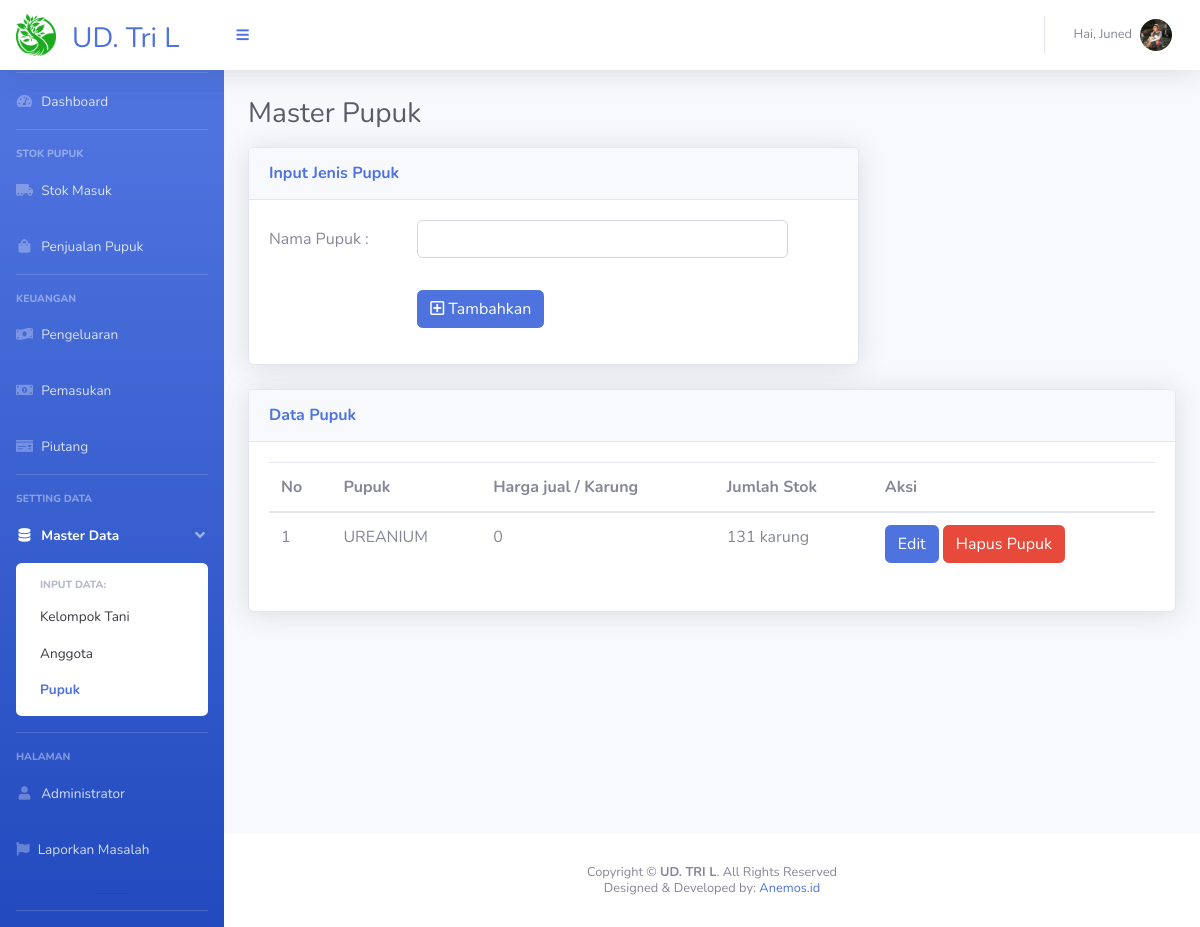
Page /page_jenis_pupuk.php?m=4&n=4 (signed in) on the earlier database version.
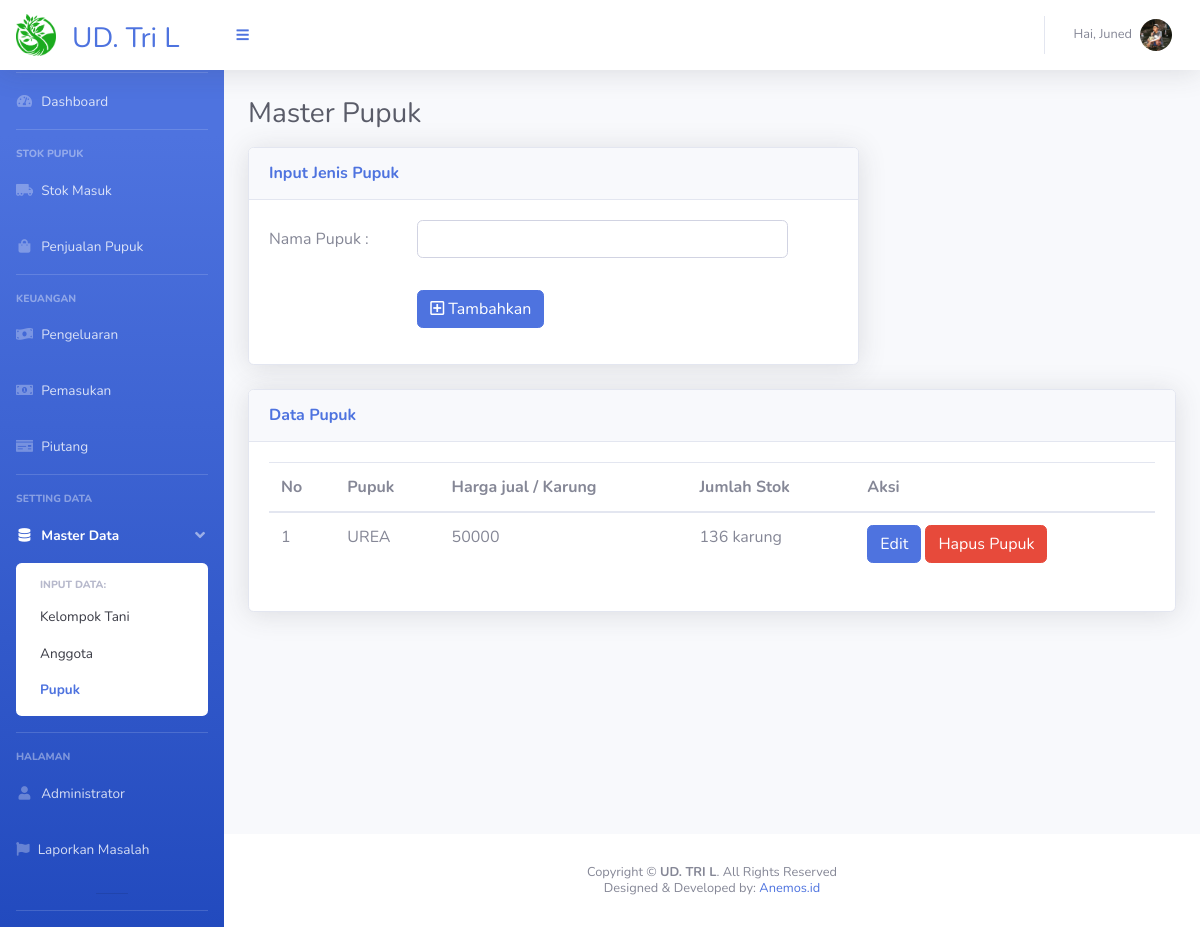
Same page on the later database version.
### tables this page shows
CREATE TABLE `data_pupuk` (
  `ID_PK` int(20) NOT NULL,
  `Jenis_Pupuk` varchar(50) DEFAULT NULL,
  `Stok` int(20) DEFAULT NULL,
  `Harga` int(100) DEFAULT NULL
);

### page_jenis_pupuk.php (the view, shortened to what the changed rows need)
<?php
include "connection.php";
if (isset($_SESSION['login'])) {
    ?>
<!DOCTYPE html>
<html lang="en">
<head>
    <link href="vendor/fontawesome-free/css/all.min.css" rel="stylesheet" type="text/css">
    <link href="css/sb-admin-2.min.css" rel="stylesheet">
    <link href="vendor/datatables/dataTables.bootstrap4.min.css" rel="stylesheet">
</head>
<body id="page-top">
    <div id="wrapper">
        <div id="content-wrapper" class="d-flex flex-column">
            <div id="content">
                <div class="container-fluid">
                    <div class="d-sm-flex align-items-center justify-content-between ">
                        <h1 class="h3 mb-3 text-gray-800">Master Pupuk</h1>
                    </div>
                    <div class="row">
                        <div class="col-xl-12 col-lg-10">
                            <div class="card shadow mb-4">
                                <div class="card-body">
                                    <div class="table-responsive">
                                        <table class="table" id="dataTable" width="100%" cellspacing="0">
                                            <thead>
                                                <tr>
                                                    <th scope="col">No</th>
                                                    <th scope="col">Pupuk</th>
                                                    <th scope="col">Harga jual / Karung</th>
                                                    <th scope="col">Jumlah Stok</th>
                                                    <th scope="col">Aksi</th>
                                                </tr>
                                            </thead>
                                            <tbody>
                                                <?php
$no = 1;
    $data = mysqli_query($conn, "SELECT * FROM data_pupuk ORDER BY ID_PK DESC");
    foreach ($data as $all) {
        echo ('<tr><td>' . $no . '</td>');
        echo ('<td>' . $all['Jenis_Pupuk'] . '</td>');
        echo ('<td>' . $all['Harga'] . '</td>');
        echo ('<td>' . $all['Stok'] . ' karung </td>');
        echo ('<td>
                                                <a href="" class="btn btn-primary" data-toggle="modal" data-target="#modalSubscriptionForm');
        echo ($all['ID_PK'] . '">Edit</a>
                                                <a href="" class="btn btn-danger" data-toggle="modal" data-target="#exampleModalCenter');
        echo ($all['ID_PK'] . '">Hapus Pupuk</a></td></tr>
                                              ');
        $no++;
        ?></tr>
                                                <?php }?>
                                            </tbody>
                                        </table>
                                    </div>
                                </div>
                            </div>
                        </div>
                    </div>
                </div>
            </div>
        </div>
    </div>
</body>
</html>
<?php } else {
    header("Location: login.php");
    exit();
}?>

Differences in the rows shown:
removed data_pupuk: Jenis_Pupuk "UREANIUM", Harga "0", Stok "131"
added data_pupuk: Jenis_Pupuk "UREA", Harga "50000", Stok "136"
